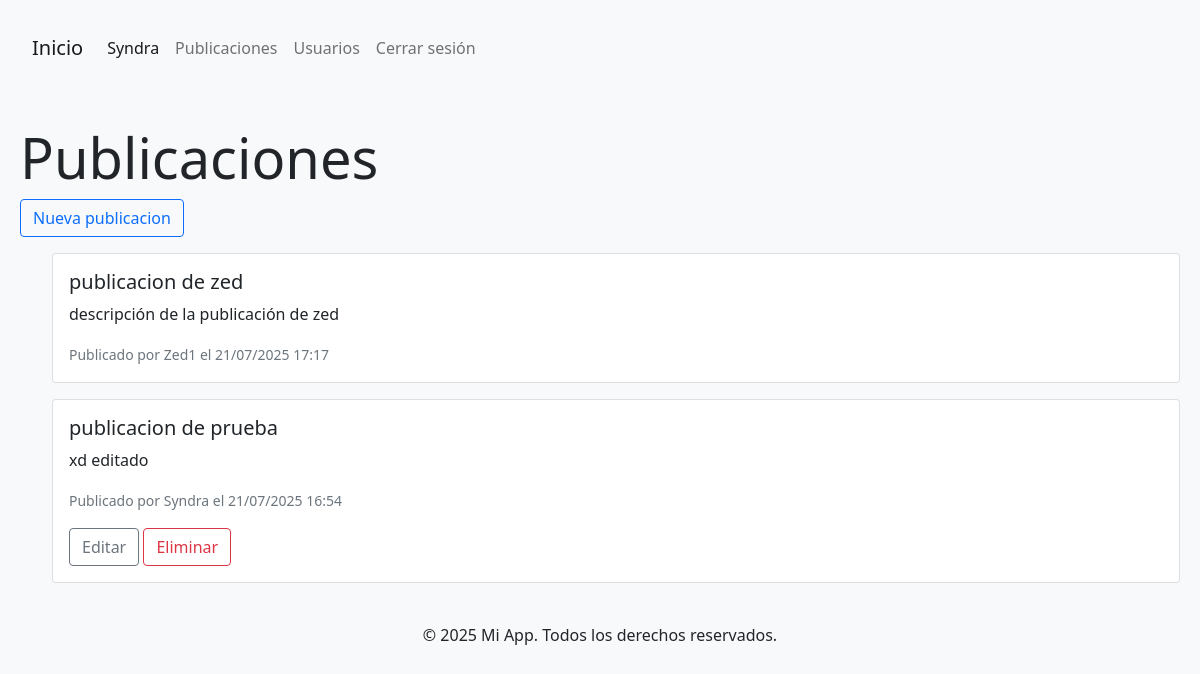
/publicaciones/ (signed in), run on an earlier commit of the app's database.
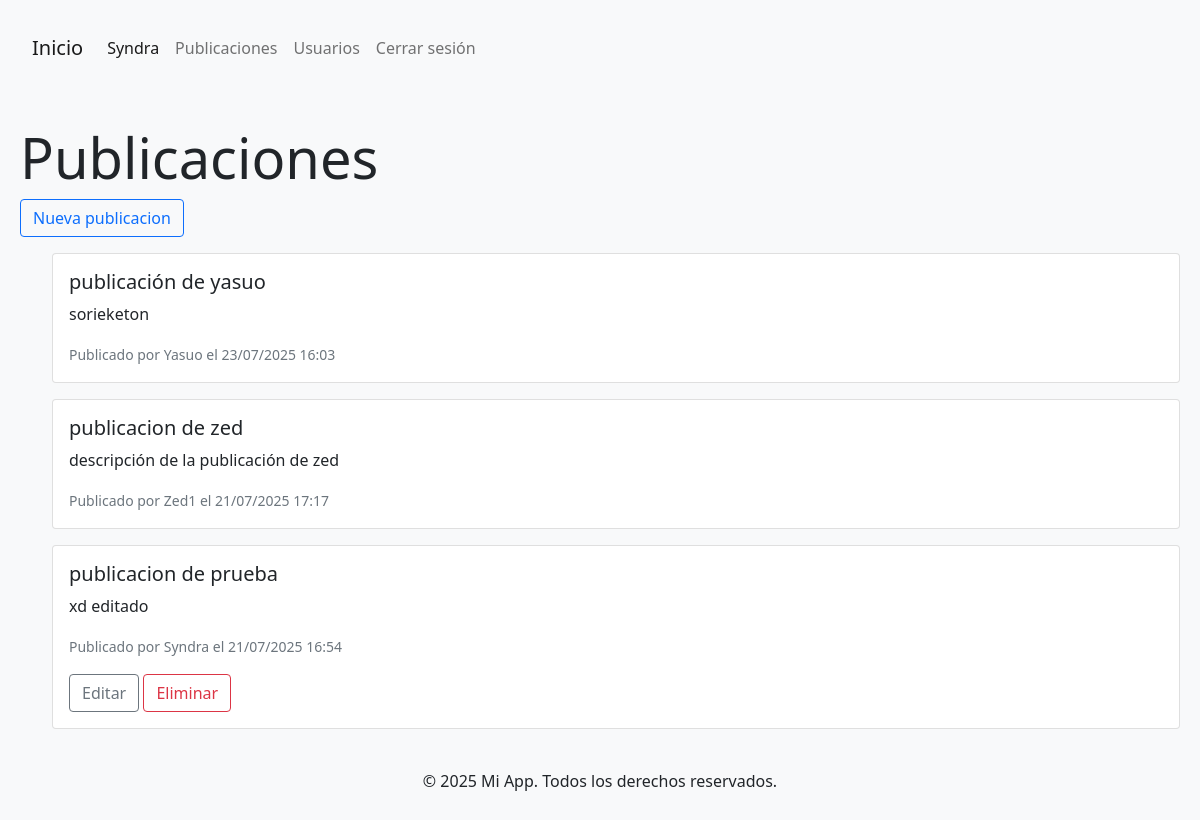
And on a later commit of the database.
### core/models.py (models this page shows, shortened)
class Publicacion(models.Model):
    titulo = models.CharField(max_length=200)
    contenido = models.TextField()
    fecha_publicacion = models.DateTimeField(auto_now_add=True)
    autor = models.ForeignKey(User, on_delete=models.CASCADE)

### core/views.py (the view)
# urls.py: path('publicaciones/', views.publicaciones, name='publicaciones'),
@login_required
def publicaciones(request):
    publicaciones = Publicacion.objects.all().order_by('-fecha_publicacion')
    return render(request, 'publicaciones.html', {'publicaciones': publicaciones})

### core/templates/publicaciones.html (shortened to what this page needs)
{% extends 'base.html' %}
{% load static %}
{% block content %}
<div class="contenedor">
    <h1 class="mt-5 display-4">Publicaciones</h1>
    <a href="{% url 'crear_publicacion' %}" class="btn btn-outline-primary">Nueva publicacion</a>
    <ul>
        {% for publicacion in publicaciones %}
            <div class="card mt-3">
                <div class="card-body">
                    <h5 class="card-title">{{ publicacion.titulo }}</h5>
                    <p class="card-text">{{ publicacion.contenido }}</p>
                    <p class="card-text"><small class="text-muted">Publicado por {{ publicacion.autor.username }} el {{ publicacion.fecha_publicacion|date:"d/m/Y H:i" }}</small></p>
                    {% if request.user == publicacion.autor %}
                        <a href="{% url 'editar_publicacion' publicacion.pk %}" class="btn btn-outline-secondary">Editar</a>
                        <a href="{% url 'eliminar_publicacion' publicacion.pk %}" class="btn btn-outline-danger">Eliminar</a>
                    {% endif %}
                </div>
            </div>
        {% empty %}
            <li class="list-group-item">No hay publicaciones disponibles.</li>
        {% endfor %}
    </ul>
</div>
{% endblock %}

### core/templates/base.html (shortened to what this page needs)
{% load static %}
<!DOCTYPE html>
<html lang="es">
<head>
    <link href="https://cdn.jsdelivr.net/npm/bootstrap@5.0.2/dist/css/bootstrap.min.css" rel="stylesheet">
    <link rel="stylesheet" href="{% static 'css/styles.css' %}">
</head>
<body>
    <div class="main-wrapper bg-light">
        <nav class="navbar navbar-expand-sm navbar-light bg-light">
            <div class="container-fluid">
                <a class="navbar-brand" href="{% url 'home' %}">Inicio</a>
                <div class="collapse navbar-collapse" id="navbarNav">
                    <ul class="navbar-nav">
                        {% if user.is_authenticated %}
                        <li class="nav-item">
                            <a class="nav-link active" aria-current="page" href="{% url 'perfil' %}">{{ user.username }}</a>
                        </li>
                        <li class="nav-item">
                            <a class="nav-link" href="{% url 'publicaciones' %}">Publicaciones</a>
                        </li>
                        <li class="nav-item">
                            <a class="nav-link" href="{% url 'lista' %}">Usuarios</a>
                        </li>
                        <li class="nav-item">
                            <a class="nav-link" href="{% url 'logout' %}" tabindex="-1" aria-disabled="true">Cerrar sesión</a>
                        </li>
                        {% endif %}
                    </ul>
                </div>
            </div>
        </nav>
    {% block content %}{% endblock %}
        <footer>
            <div class="text-center py-4">
                <p>&copy; 2025 Mi App. Todos los derechos reservados.</p>
            </div>
        </footer>
    </div>
</body>
</html>

### static/css/styles.css (style rules this page uses)
.main-wrapper { margin: 0 auto; padding: 20px; max-width: 1200px; min-height: 100vh; }
.contenedor { border-radius: 5px; }

What changed in the data, as far as the page shows it:
added Publicacion: titulo "publicación de yasuo", contenido "sorieketon", autor.username "Yasuo", fecha_publicacion "23/07/2025 16:03"
